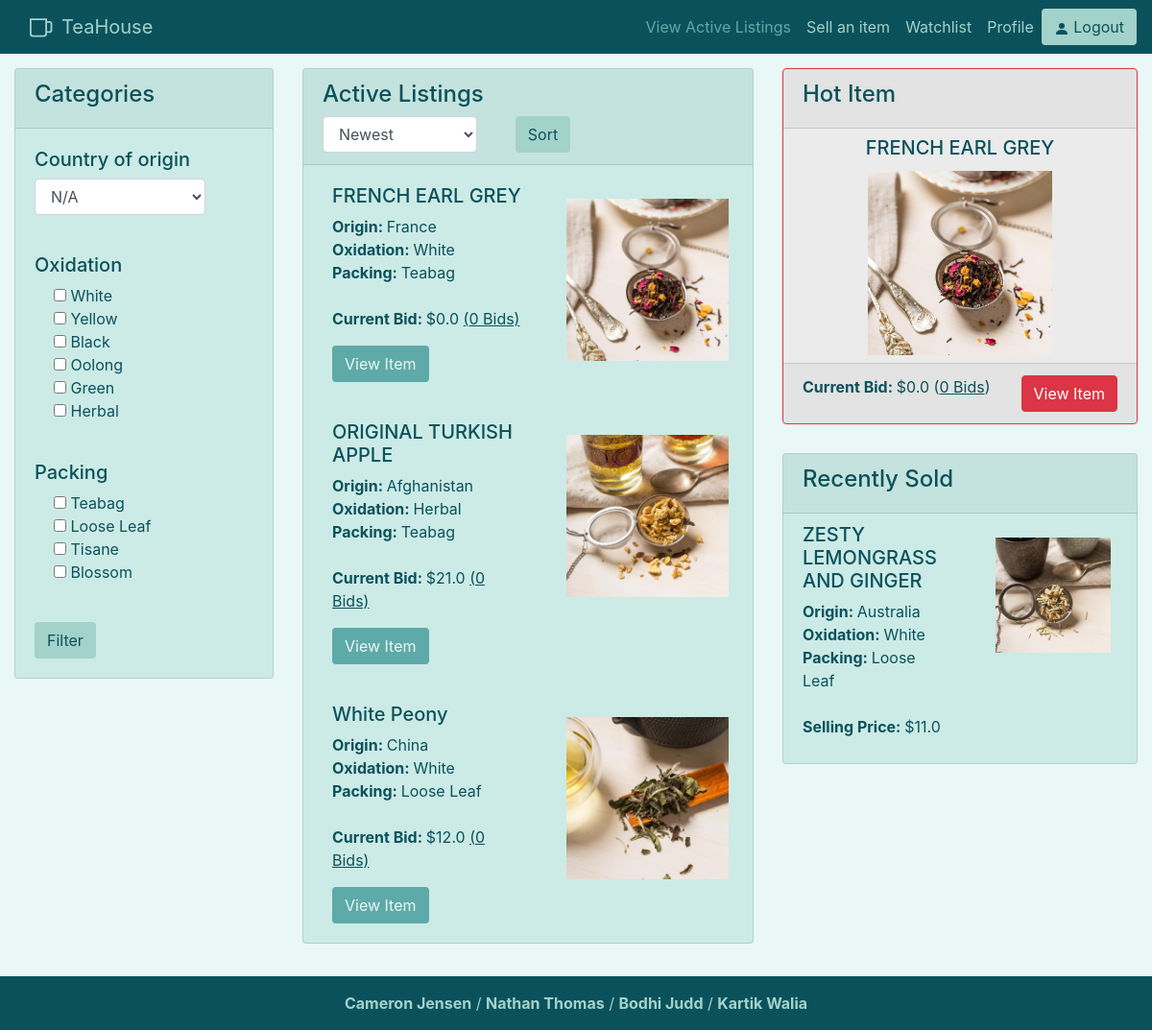
The page / (signed in) on the database its author committed.
### auction/models.py (models this page shows)
class auctionListing(db.Model):
    __tablename__ = 'auctionListing'
    __table_args__ = {'extend_existing': True}
    id = db.Column(db.Integer, primary_key=True)
    user_id = db.Column(db.Integer, db.ForeignKey('users.id'), nullable=False)
    start_time = db.Column(db.DateTime, default=datetime.now(), nullable=False)
    end_time = db.Column(db.DateTime, nullable=False)
    starting_bid = db.Column(db.Float, nullable=False) #make 0 minimum
    current_bid = db.Column(db.Float, nullable=False) #same as above
    photos_url = db.Column(db.String())
    description = db.Column(db.String(255))
    weight = db.Column(db.Float, nullable=False)
    title = db.Column(db.String(100), nullable=False)
    tea_name = db.Column(db.String(60), nullable=False)
    origin_country = db.Column(db.String(60), nullable=False)
    oxidation = db.Column(db.String(60), nullable=False)
    packing = db.Column(db.String(60), nullable=False)
    bid_status = db.Column(db.Integer, nullable=False)
    total_bids = db.Column(db.Integer, nullable=False)

### auction/views.py (the view)
@bp.route('/')
def index():
    allActives = auctionListing.query.filter_by(bid_status = 1).order_by(desc(auctionListing.start_time))
    if(len(request.args)>0):
        auctionItems = eval(f"auctionListing.query.filter_by(bid_status = 1){getURLParams(request)}.order_by({getSortOrder(request)})")
    else:
        auctionItems = allActives
    hotItem = allActives.filter_by(bid_status = 1).order_by(desc(auctionListing.total_bids)).first()
    recentlySold = auctionListing.query.filter(auctionListing.current_bid != 0).filter_by(bid_status = 0).order_by(desc(auctionListing.end_time)).first()
    return render_template('index.html', items = auctionItems, hotItem = hotItem, recentlySold = recentlySold)

### auction/templates/index.html (shortened to what this page needs)
{% extends 'base.html' %}
{% block content %}
    <div style="margin:auto;padding-top:15px" class="row">
        <div class="col-lg-3">
            <div class="card">
                <div class="card-header">
                    <h4>Categories</h4>
                </div>
                <form>
                    <div id="categories" class="row">
                        <div class="col-lg-10">
                            <article class="card-group-item">
                                <div class="card-body">
                                    <h5>Country of origin</h5>
                                    <select id="originInput" name="originInput" class="form-control">
                                        <option value="null">N/A</option>
                                    </select>
                                </div>
                            </article>
                        </div>
                        <div class="col-lg-10">
                            <article class="card-group-item">
                                <div class="card-body">
                                    <h5>Oxidation</h5>
                                    <div class="formCheck">
                                        <input type="checkbox" name="White" id="WhiteFilter">
                                        <label class="form-check-label" for="WhiteFilter">White</label>
                                    </div>
                                    <div class="formCheck">
                                        <input type="checkbox" name="Yellow" id="YellowFilter">
                                        <label class="form-check-label" for="YellowFilter">Yellow</label>
                                    </div>
                                    <div class="formCheck">
                                        <input type="checkbox" name="Black" id="BlackFilter">
                                        <label class="form-check-label" for="BlackFilter">Black</label>
                                    </div>
                                    <div class="formCheck">
                                        <input type="checkbox" name="Oolong" id="OolongFilter">
                                        <label class="form-check-label" for="OolongFilter">Oolong</label>
                                    </div>
                                    <div class="formCheck">
                                        <input type="checkbox" name="Green" id="GreenFilter">
                                        <label class="form-check-label" for="GreenFilter">Green</label>
                                    </div>
                                    <div class="formCheck">
                                        <input type="checkbox" name="Herbal" id="HerbalFilter">
                                        <label class="form-check-label" for="HerbalFilter">Herbal</label>
                                    </div>
                                </div>
                            </article>
                        </div>
                        <div class="col-lg-10">
                            <article class="card-group-item">
                                <div class="card-body">
                                    <h5>Packing</h5>
                                    <div class="formCheck">
                                        <input type="checkbox" name="Teabag" id="bagFilter">
                                        <label class="form-check-label" for="bagFilter">Teabag</label>
                                    </div>
                                    <div class="formCheck">
                                        <input type="checkbox" name="Loose Leaf" id="looseFilter">
                                        <label class="form-check-label" for="looseFilter">Loose Leaf</label>
                                    </div>
                                    <div class="formCheck">
                                        <input type="checkbox" name="Tisane" id="TisaneFilter">
                                        <label class="form-check-label" for="TisaneFilter">Tisane</label>
                                    </div>
                                    <div class="formCheck">
                                        <input type="checkbox" name="Blossom" id="BlossomFilter">
                                        <label class="form-check-label" for="BlossomFilter">Blossom</label>
                                    </div>
                                </div>
                            </article>
                            <article class="card-group-item">
                                <div class="card-body">
                            <input type="submit" class="btn btn-default" value="Filter">
                                </div>
                            </article>
                        </div>
                    </div>
            </div>
            <div style="height: 30px;"></div>
        </div>
        <div class="col-lg-5">
            <div class="listing card">
                <div class="card-header">
                    <h4>Active Listings </h4>
                    <div class="row">
                       <div class="col-5">
                        <select style="width: 100%" id="sortBy" name="sortBy" class="form-control">
                            <option value="1">Newest</option>
                        </select>
                    </div>
                        <div class="col">
                            <input style = "float: left; margin-left:10px;" type="submit" class="btn btn-default" value="Sort">
                        </div>
                    </div>
                </div>
                {% for item in items %}
                <div class="card-block listed-item">
                    <div class="row">
                        <div class="col">
                            <h5>{{item.title}}</h5>
                            <p><strong>Origin: </strong>{{item.origin_country}}<br>
                                <strong>Oxidation: </strong>{{item.oxidation}}<br>
                                <strong>Packing: </strong>{{item.packing}}<br><br>
                                <strong>Current Bid: </strong>${{item.current_bid}} <u>({{item.total_bids}} Bids)</u>
                            </p>
                            <a href="/tea/{{item.id}}" class="btn btn-default item-btn">View Item</a>
                        </div>
                        <div class="col">
                            <img class="product-img" src="{{item.photos_url}}">
                        </div>
                    </div>
                </div>
                {% endfor %}
            </div>
            <div style="height: 30px;"></div>
        </div>
        <div class="col-sm">
            <div class="hot card border-danger">
                <div class="card-header">
                    <h4>Hot Item</h4>
                </div>
                <h5 class="hot-title card-title">{{hotItem.title}}</h5>
                <img src="{{hotItem.photos_url}}" class="card-img-bottom" alt="{{hotItem.title}}">
                <div class="card-footer">
                    <span><b>Current Bid: </b>${{hotItem.current_bid}} (<u>{{hotItem.total_bids}} Bids</u>)</span><a href="/tea/{{hotItem.id}}" class="hotbtn btn btn-danger">View Item</a>
                </div>
            </div>
            <div style="height: 30px;"></div>
            <div class="recent card">
                <div class="card-header">
                    <h4>Recently Sold</h4>
                </div>
                <div class="card-block recent-item">
                    <div class="row">
                        <div class="col-6">
                            <h5>{{recentlySold.title}}</h5>
                            <p><strong>Origin: </strong>{{recentlySold.origin_country}}<br>
                                <strong>Oxidation: </strong>{{recentlySold.oxidation}}<br>
                                <strong>Packing: </strong>{{recentlySold.packing}}<br><br>
                                <strong>Selling Price: </strong>${{recentlySold.current_bid}}
                            </p>
                        </div>
                        <div class="col">
                            <img class="product-img recent-img" src="{{recentlySold.photos_url}}">
                        </div>
                    </div>
                </div>
            </div>
        </div>
    </div>
{% endblock %}

### auction/static/css/style.css (style rules this page uses)
:root { --main: #5eaaa8; --light: #a3d2ca; --cardcol: #ccebe6; --dark: #0b515c; --darker: #03323a; --beige: #e8ded2; --lighter: #e9f8f6; }
body { background-color: var(--lighter); }
.btn-default { background-color: var(--light); color: var(--dark); }
.item-btn { background-color: var(--main) !important; color: var(--lighter) !important; }
.formCheck { padding-left: 20px; }
.card { background-color: var(--cardcol); color: var(--dark); }
.card-img-bottom { height: 200px; object-fit: contain; padding-bottom: 8px }
.product-img { max-height:200px; max-width:100%; min-height: 91px; height:auto; width:auto; display: block; margin: auto; object-fit: cover; padding: 15px;; }
.recent-img { max-height:150px; }
.listed-item { padding: 20px 10px 20px 30px; min-height: 240px; }
.recent-item { padding: 10px 10px 10px 20px; min-height: 170px; }
.hot { background-color: rgba(253, 0, 0, 0.05); }
.hot-title { text-align: center; padding-top: 8px }
.hotbtn { float: right; }
p,h3 { color: var(--dark) }

### rows shown on the page
auctionListing: title "FRENCH EARL GREY", origin_country "France", oxidation "White", packing "Teabag", current_bid "0.0", total_bids "0", photos_url (picture)
auctionListing: title "ORIGINAL TURKISH APPLE", origin_country "Afghanistan", oxidation "Herbal", packing "Teabag", current_bid "21.0", total_bids "0", photos_url (picture)
auctionListing: title "White Peony", origin_country "China", oxidation "White", packing "Loose Leaf", current_bid "12.0", total_bids "0", photos_url (picture)
auctionListing: title "ZESTY LEMONGRASS AND GINGER", origin_country "Australia", oxidation "White", packing "Loose Leaf", current_bid "11.0", photos_url (picture)
